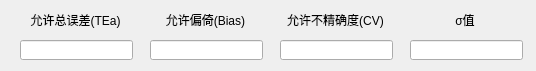
<?xml version="1.0" encoding="UTF-8"?>
<ui version="4.0">
 <class>EvaluationParameter</class>
 <widget class="QWidget" name="EvaluationParameter">
  <property name="geometry">
   <rect>
    <x>0</x>
    <y>0</y>
    <width>536</width>
    <height>71</height>
   </rect>
  </property>
  <property name="windowTitle">
   <string>Form</string>
  </property>
  <widget class="QLabel" name="label_8">
   <property name="geometry">
    <rect>
     <x>280</x>
     <y>10</y>
     <width>111</width>
     <height>20</height>
    </rect>
   </property>
   <property name="text">
    <string>允许不精确度(CV)</string>
   </property>
   <property name="alignment">
    <set>Qt::AlignCenter</set>
   </property>
  </widget>
  <widget class="QLabel" name="label_6">
   <property name="geometry">
    <rect>
     <x>20</x>
     <y>10</y>
     <width>111</width>
     <height>20</height>
    </rect>
   </property>
   <property name="sizePolicy">
    <sizepolicy hsizetype="Preferred" vsizetype="Fixed">
     <horstretch>0</horstretch>
     <verstretch>0</verstretch>
    </sizepolicy>
   </property>
   <property name="text">
    <string>允许总误差(TEa)</string>
   </property>
   <property name="alignment">
    <set>Qt::AlignCenter</set>
   </property>
  </widget>
  <widget class="QLineEdit" name="inputBias">
   <property name="geometry">
    <rect>
     <x>150</x>
     <y>40</y>
     <width>113</width>
     <height>20</height>
    </rect>
   </property>
   <property name="text">
    <string/>
   </property>
  </widget>
  <widget class="QLabel" name="label_7">
   <property name="geometry">
    <rect>
     <x>150</x>
     <y>10</y>
     <width>111</width>
     <height>20</height>
    </rect>
   </property>
   <property name="text">
    <string>允许偏倚(Bias)</string>
   </property>
   <property name="alignment">
    <set>Qt::AlignCenter</set>
   </property>
  </widget>
  <widget class="QLineEdit" name="inputTea">
   <property name="geometry">
    <rect>
     <x>20</x>
     <y>40</y>
     <width>113</width>
     <height>20</height>
    </rect>
   </property>
   <property name="text">
    <string/>
   </property>
  </widget>
  <widget class="QLineEdit" name="inputCV">
   <property name="geometry">
    <rect>
     <x>280</x>
     <y>40</y>
     <width>113</width>
     <height>20</height>
    </rect>
   </property>
   <property name="text">
    <string/>
   </property>
  </widget>
  <widget class="QLabel" name="label">
   <property name="geometry">
    <rect>
     <x>410</x>
     <y>10</y>
     <width>110</width>
     <height>20</height>
    </rect>
   </property>
   <property name="text">
    <string>σ值</string>
   </property>
   <property name="alignment">
    <set>Qt::AlignCenter</set>
   </property>
  </widget>
  <widget class="QLineEdit" name="inputSigma">
   <property name="geometry">
    <rect>
     <x>410</x>
     <y>40</y>
     <width>113</width>
     <height>20</height>
    </rect>
   </property>
   <property name="readOnly">
    <bool>true</bool>
   </property>
  </widget>
 </widget>
 <tabstops>
  <tabstop>inputTea</tabstop>
  <tabstop>inputBias</tabstop>
  <tabstop>inputCV</tabstop>
  <tabstop>inputSigma</tabstop>
 </tabstops>
 <resources/>
 <connections/>
</ui>
